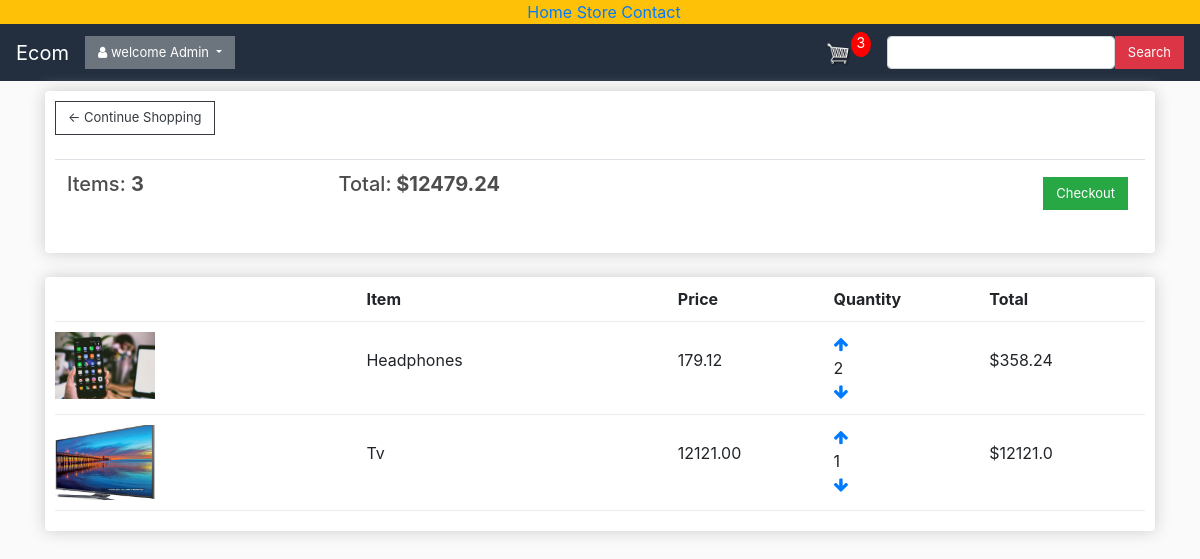
/user_cart/ (signed in), run on an earlier commit of the app's database.
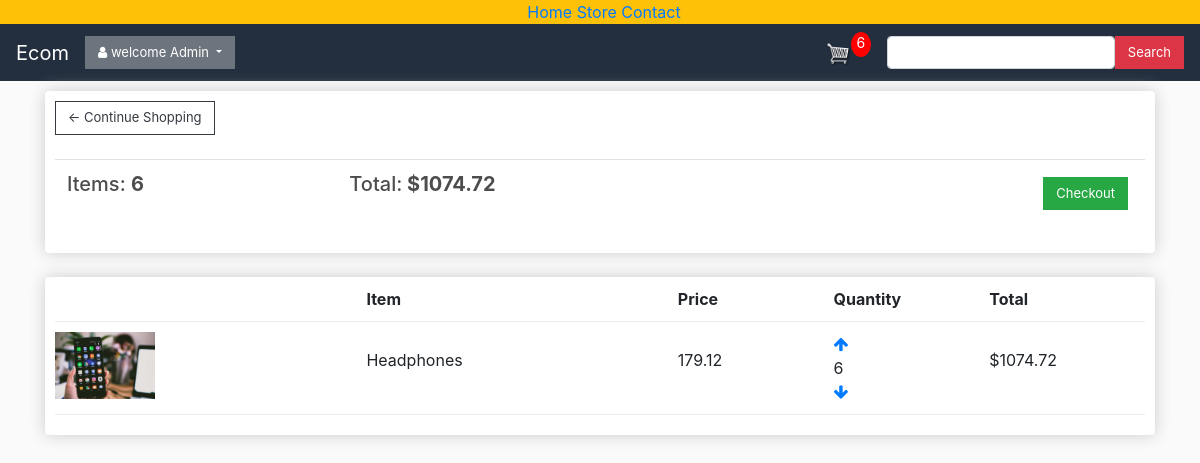
And on a later commit of the database.
### user_panel/models.py (models this page shows, shortened)
class Order(models.Model):
    customer = models.ForeignKey(Customer, on_delete=models.SET_NULL, blank=True, null=True)
    date_orderd = models.DateTimeField(auto_now_add=True)
    complete = models.BooleanField(default=False, null=True, blank=False)
    transaction_id = models.CharField(max_length=200, null=True)
    @property
    def get_cart_total(self):
        orderitems = self.orderitem_set.all()
        total = sum([item.get_total for item in orderitems])
        return total
    @property
    def get_cart_items(self):
        orderitems = self.orderitem_set.all()
        total = sum([item.quantity for item in orderitems])
        return total

class OrderItem(models.Model):
    product = models.ForeignKey(Product, on_delete=models.SET_NULL, blank=True, null=True)
    order = models.ForeignKey(Order, on_delete=models.SET_NULL, blank=True, null=True)
    quantity = models.IntegerField(default=0, null=True, blank=True)
    date_added = models.DateTimeField(auto_now_add=True)
    @property
    def get_total(self):
        total = self.product.price * self.quantity
        return total

class Product(models.Model):
    name = models.CharField(max_length=200, null=True)
    price = models.FloatField()
    descriptions = models.CharField(max_length=500, null=True)
    digital = models.BooleanField(default=False, null=True, blank=False)
    image1 = models.ImageField(null=True, blank=True)
    image2 = models.ImageField(null=True, blank=True)
    image3 = models.ImageField(null=True, blank=True)
    def imageURL1(self):
        try:
            url = self.image1.url
        except:
            url = ''
        return url

### user_panel/views.py (the view)
# urls.py: path('user_cart/', views.cart, name="user_cart"),
def cart(request):
    if request.user.is_authenticated:
        customer = request.user.customer
        order, created = Order.objects.get_or_create(customer=customer, complete=False)
        items = order.orderitem_set.all()
        cartItems = order.get_cart_items
    else:
        items = []
        order = {'get_cart_total':0, 'get_cart_items': 0,  'shipping': False}
        cartItems = order['get_cart_items']
    context = {
        'items': items,
        'order': order,
        'cartItems': cartItems
    }
    return render(request, 'user_panel/cart.html', context)

### templates/user_panel/cart.html
{% extends 'user_panel/base.html' %} {% load static %} {% block content %}
<div class="row">
  <div class="col-lg-12">
    <div class="box-element">
      <a class="btn btn-outline-dark" href="{% url 'user_store' %}"
        >&#x2190; Continue Shopping</a
      >
      <br />
      <br />
      <table class="table">
        <tr>
          <th>
            <h5>Items: <strong>{{order.get_cart_items}}</strong></h5>
          </th>
          <th>
            <h5>
              Total:<strong> ${{order.get_cart_total|floatformat:2}}</strong>
            </h5>
          </th>
          <th>
            <a
              style="float: right; margin: 5px"
              class="btn btn-success"
              href="{% url 'user_checkout' %}"
              >Checkout</a
            >
          </th>
        </tr>
      </table>
    </div>
    <br />
    <div class="box-element">
      <div class="cart-row">
        <div style="flex: 2"></div>
        <div style="flex: 2"><strong>Item</strong></div>
        <div style="flex: 1"><strong>Price</strong></div>
        <div style="flex: 1"><strong>Quantity</strong></div>
        <div style="flex: 1"><strong>Total</strong></div>
      </div>
      {% for item in items %}
      <div class="cart-row">
        <div style="flex: 2">
          <img class="row-image" src="{{item.product.imageURL1}}" />
        </div>
        <div style="flex: 2" class="mt-3"><p>{{item.product.name}}</p></div>
        <div style="flex: 1" class="mt-3"><p>{{item.product.price|floatformat:2}}</p></div>
        <div style="flex: 1">
          <div class="align-self-start">
          <a href="#" data-product={{item.product.id}} data-action="add" class="update-cart">
            <i class="fa fa-arrow-up" aria-hidden="true"></i>
            </a>
          </div>
          <div class="align-self-end">{{item.quantity}}</div>
          <div class="align-self-center">
          <a href="#" data-product={{item.product.id}} data-action="remove" class="update-cart">
            <i class="fa fa-arrow-down" aria-hidden="true"></i>
            </a>
          </div>
        </div>
        <div style="flex: 1" class="mt-3"><p>${{item.get_total}}</p></div>
      </div>
      {% endfor %}
    </div>
  </div>
</div>
{% endblock content %}

### templates/user_panel/base.html (shortened to what this page needs)
{% load static %}
<!DOCTYPE html>
<html lang="en">
  <head>
    <link
      rel="stylesheet"
      href="https://maxcdn.bootstrapcdn.com/bootstrap/4.5.2/css/bootstrap.min.css"
    />
    <link
      rel="stylesheet"
      href="https://cdnjs.cloudflare.com/ajax/libs/font-awesome/4.7.0/css/font-awesome.min.css"
    />
    <link rel="stylesheet" href="{% static 'user/css/style.css' %}" />
  </head>
  <body>
<div class="row bg-warning">
<div class="col-4">
</div>
<div class="col-4 text-center">
<a href="{% url 'user_home' %}" class="ml-2">Home</a>
<a href="{% url 'user_store' %}">Store</a>
<a href="{% url 'user_store' %}">Contact</a>
</div>
<div class="col-4">
</div>
</div>
    <nav class="navbar navbar-expand-lg navbar-dark bg-dark  ">
      <a class="navbar-brand" href="{% url 'user_home' %}">Ecom</a>
      <div class="collapse navbar-collapse" id="navbarSupportedContent">
        <ul class="navbar-nav mr-auto">
              <div class="d-flex flex-row">
  <div class="">
   {% if user.is_authenticated %}
            <div class="dropdown">
  <button class="btn btn-secondary dropdown-toggle btns" type="button" id="dropdownMenuButton" data-toggle="dropdown" aria-haspopup="true" aria-expanded="false">
    <i class="fa fa-user" aria-hidden="true"></i> welcome
            {{request.user.username}}
  </button>
</div>
      {% else %}
      <a class="btn btn-secondary btns">Login</a>
      {% endif %}
  </div>
</div>
        </ul>
        <div class="form-inline my-2 my-lg-0">
          <a href="{% url 'user_cart' %}">
            <img id="cart-icon" src="{% static 'images/cart.png' %}" />
          </a>
          <p id="cart-total">{{cartItems}}</p>
        </div>
        <div class="form-inline my-2 my-lg-0 text-center">
         <div class="d-flex flex-row">
  <div class="ml-3">
  <form  method="get" action="{% url 'user_search' %}">
  <input type="search" class="form-control" name="search"/> </div>
  <div class=""> <button class="btn btn-danger" type="submit">Search</button></div>
</div>
        </div>
      </div>
    </nav>
    <div class="container">{% block content %} {% endblock content %}</div>
  </body>
</html>

### static/user/css/style.css (style rules this page uses)
body { background-color: hsl(0, 0%, 98%); }
h1,h2,h3,h4,h5,h6 { color:hsl(0, 0%, 30%); }
.box-element { box-shadow:hsl(0, 0%, 80%) 0 0 16px; background-color: #fff; border-radius: 4px; padding: 10px; }
.bg-dark { background-color: #232f3e!important; }
#cart-icon { width:25px; display: inline-block; margin-left: 15px; }
#cart-total { display: block; text-align: center; color:#fff; background-color: red; width: 20px; height: 25px; border-radius: 50%; font-size: 14px; }
.col-lg-4, .col-lg-6, .col-lg-8, .col-lg-12 { margin-top: 10px; }
.btn { border-radius: 0; }
.row-image { width: 100px; }
.cart-row { display: flex; align-items: flex-stretch; padding-bottom: 10px; margin-bottom: 10px; border-bottom: 1px solid #ececec; }
.btn { font-size: 13px !important; }
.form-control { font-size: 13px !important; }

What changed in the data, as far as the page shows it:
removed OrderItem: product.imageURL1 (picture), product.name "Tv", product.price "12121.00", quantity "1", get_total "12121.0"
changed through a linked row, Order: get_cart_items "3" → "6"; get_cart_total "12479.24" → "1074.72"
changed OrderItem "Headphones": quantity "2" → "6"; get_total "358.24" → "1074.72"
Also different on the page:
{{ cartItems }}: "3" → "6"
